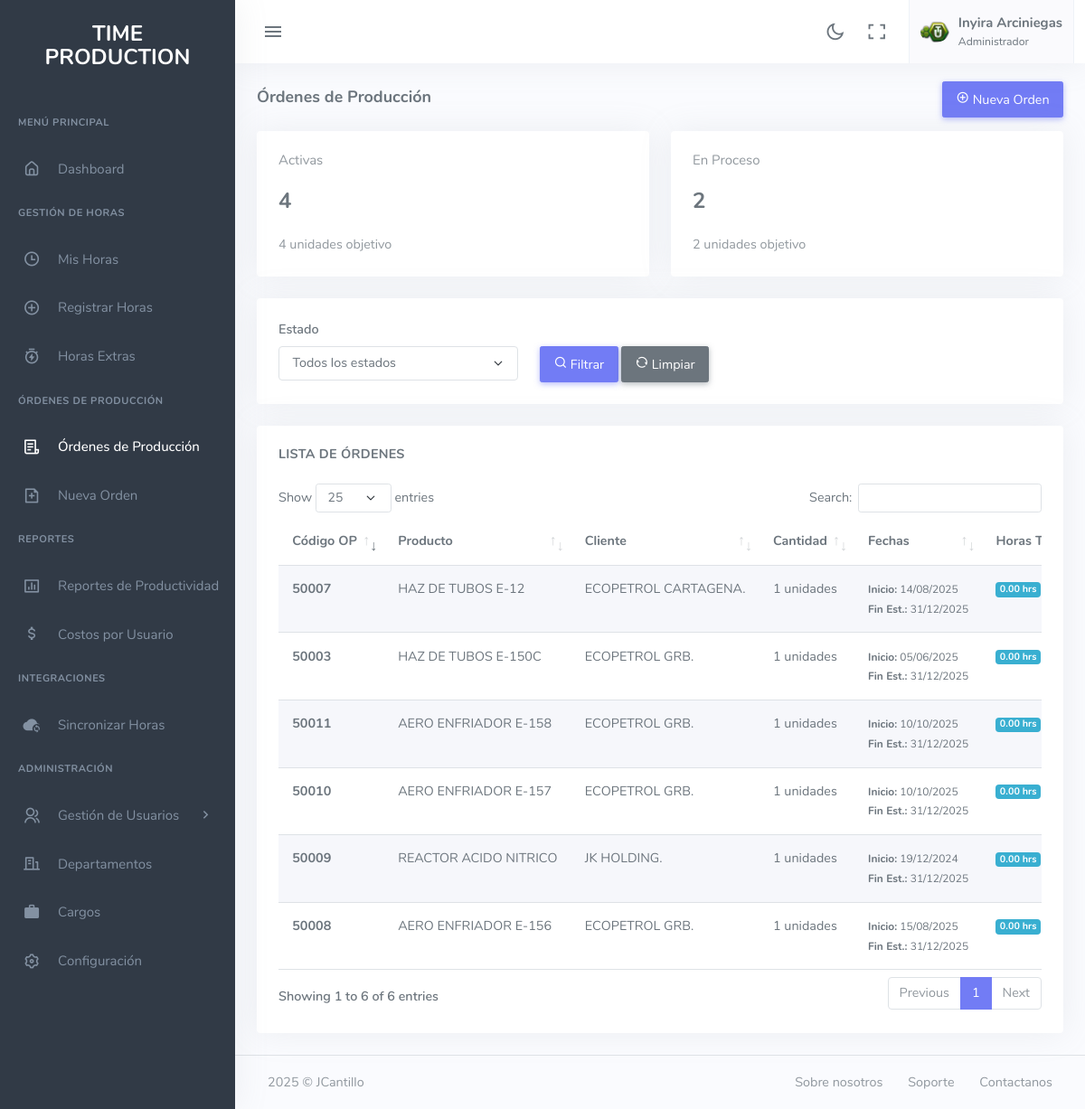
The app's page /ordenes-produccion.php (signed in) with its own data.
### tables this page shows
CREATE TABLE IF NOT EXISTS ordenes_produccion (
    id INT PRIMARY KEY AUTO_INCREMENT,
    codigo_op VARCHAR(50) NOT NULL UNIQUE,
    nombre_producto VARCHAR(150) NOT NULL,
    descripcion TEXT,
    cliente VARCHAR(100),
    cantidad_objetivo INT DEFAULT 0,
    unidad_medida VARCHAR(20) DEFAULT 'unidades',
    fecha_inicio DATE NOT NULL,
    fecha_fin_estimada DATE,
    fecha_fin_real DATE NULL,
    estado ENUM('activa', 'en_proceso', 'completada', 'cancelada') DEFAULT 'activa',
    prioridad ENUM('baja', 'media', 'alta', 'urgente') DEFAULT 'media',
    created_at TIMESTAMP DEFAULT CURRENT_TIMESTAMP,
    updated_at TIMESTAMP DEFAULT CURRENT_TIMESTAMP ON UPDATE CURRENT_TIMESTAMP,
    INDEX idx_codigo (codigo_op),
    INDEX idx_estado (estado),
    INDEX idx_fecha_inicio (fecha_inicio)
);

### includes/conn-db.php (called while the page is built, shortened)
<?php
if (!class_exists('Database')) {
    class Database {
        protected $conn_db;
        public function __construct() {
            try {
                $this->conn_db = new PDO(DB_DSN, DB_USER, DB_PASS, DB_OPTIONS);
                $this->conn_db->setAttribute(PDO::ATTR_STRINGIFY_FETCHES, false);
                return $this->conn_db;
            } catch(PDOException $e) {
                error_log("Error de conexión DB: " . $e->getMessage());
                if (defined('APP_ENV') && APP_ENV === 'development') {
                    die("Error al conectar a la DB: " . $e->getMessage());
                } else {
                    die("Error al conectar con la base de datos");
                }
            }
        }
        public function getConnection() {
            return $this->conn_db;
        }
    }
}

### includes/Class-ordenes-produccion.php (called while the page is built, shortened)
<?php
require_once 'conn-db.php';
class OrdenProduccion {
    private $conn;
    private $table_name = "ordenes_produccion";
    public function __construct() {
        $database = new Database();
        $this->conn = $database->getConnection();
    }
    public function obtenerOrdenes($filtros = []) {
        $query = "SELECT op.*,
                         COUNT(DISTINCT rh.id) as total_registros,
                         COUNT(DISTINCT rh.usuario_id) as total_usuarios,
                         COALESCE(SUM(rh.horas_trabajadas), 0) as horas_trabajadas
                  FROM " . $this->table_name . " op
                  LEFT JOIN registros_horas rh ON op.id = rh.orden_produccion_id AND rh.estado = 'registrado'
                  WHERE 1=1";
        $query .= " GROUP BY op.id
                    ORDER BY
                        CASE op.prioridad
                            WHEN 'urgente' THEN 1
                            WHEN 'alta' THEN 2
                            WHEN 'media' THEN 3
                            WHEN 'baja' THEN 4
                        END,
                        op.fecha_inicio DESC";
        $stmt = $this->conn->prepare($query);
        $stmt->execute();
        return $stmt->fetchAll(PDO::FETCH_ASSOC);
    }
    public function obtenerResumenPorEstado() {
        $query = "SELECT
                      estado,
                      COUNT(*) as total,
                      SUM(cantidad_objetivo) as suma_cantidad_objetivo
                  FROM " . $this->table_name . "
                  GROUP BY estado
                  ORDER BY
                      CASE estado
                          WHEN 'activa' THEN 1
                          WHEN 'en_proceso' THEN 2
                          WHEN 'pausada' THEN 3
                          WHEN 'completada' THEN 4
                          WHEN 'cancelada' THEN 5
                      END";
        $stmt = $this->conn->prepare($query);
        $stmt->execute();
        return $stmt->fetchAll(PDO::FETCH_ASSOC);
    }
}
?>

### ordenes-produccion.php (the view, shortened to what this page needs)
<?php
require_once 'includes/Class-ordenes-produccion.php';
$OrdenProduccion_class = new OrdenProduccion();
$filtros = [];
$ordenes = $OrdenProduccion_class->obtenerOrdenes($filtros);
$resumen_estados = $OrdenProduccion_class->obtenerResumenPorEstado();
?>
<!DOCTYPE html>
<html lang="es">
<head>
    <link href="assets/css/app-saas.min.css" rel="stylesheet" type="text/css" id="app-style" />
    <link href="assets/css/icons.min.css" rel="stylesheet" type="text/css" />
    <link href="assets/vendor/datatables.net-bs5/css/dataTables.bootstrap5.min.css" rel="stylesheet" type="text/css" />
</head>
<body>
    <div class="wrapper">
        <?php include("includes/header.php"); ?>
        <?php include("includes/sidebar.php"); ?>
        <div class="content-page">
            <div class="content">
                <div class="container-fluid">
                    <div class="row">
                        <div class="col-12">
                            <div class="page-title-box">
                                <?php if (isset($_SESSION['user_rol']) && ($_SESSION['user_rol'] === 'administrador' || $_SESSION['user_rol'] === 'Administrador')): ?>
                                <div class="page-title-right">
                                    <a href="add-orden-produccion.php" class="btn btn-primary">
                                        <i class="ri-add-circle-line"></i> Nueva Orden
                                    </a>
                                </div>
                                <?php endif; ?>
                                <h4 class="page-title">Órdenes de Producción</h4>
                            </div>
                        </div>
                    </div>
                    <div class="row">
                        <?php
                        $estados_config = [
                            'activa' => ['icon' => 'ri-play-circle-line', 'color' => 'primary', 'label' => 'Activas'],
                            'en_proceso' => ['icon' => 'ri-time-line', 'color' => 'info', 'label' => 'En Proceso'],
                            'pausada' => ['icon' => 'ri-pause-circle-line', 'color' => 'warning', 'label' => 'Pausadas'],
                            'completada' => ['icon' => 'ri-checkbox-circle-line', 'color' => 'success', 'label' => 'Completadas'],
                            'cancelada' => ['icon' => 'ri-close-circle-line', 'color' => 'danger', 'label' => 'Canceladas']
                        ];
                        foreach ($resumen_estados as $estado):
                            $config = $estados_config[$estado['estado']] ?? ['icon' => 'ri-file-list-line', 'color' => 'secondary', 'label' => ucfirst($estado['estado'])];
                        ?>
                        <div class="col-md-6 col-xl-2-4">
                            <div class="card widget-flat">
                                <div class="card-body">
                                    <h5 class="text-muted fw-normal mt-0"><?php echo $config['label']; ?></h5>
                                    <h3 class="mt-3 mb-3"><?php echo $estado['total']; ?></h3>
                                    <p class="mb-0 text-muted">
                                        <span class="text-nowrap">
                                            <?php echo number_format($estado['suma_cantidad_objetivo']); ?> unidades objetivo
                                        </span>
                                    </p>
                                </div>
                            </div>
                        </div>
                        <?php endforeach; ?>
                    </div>
                    <div class="row">
                        <div class="col-12">
                            <div class="card">
                                <div class="card-body">
                                    <form method="GET" action="" class="row g-3">
                                        <div class="col-md-4">
                                            <label for="estado" class="form-label">Estado</label>
                                            <select class="form-select" id="estado" name="estado">
                                                <option value="">Todos los estados</option>
                                            </select>
                                        </div>
                                        <div class="col-md-4">
                                            <label class="form-label">&nbsp;</label>
                                            <div>
                                                <button type="submit" class="btn btn-primary">
                                                    <i class="ri-search-line"></i> Filtrar
                                                </button>
                                                <a href="ordenes-produccion.php" class="btn btn-secondary">
                                                    <i class="ri-refresh-line"></i> Limpiar
                                                </a>
                                            </div>
                                        </div>
                                    </form>
                                </div>
                            </div>
                        </div>
                    </div>
                    <div class="row">
                        <div class="col-12">
                            <div class="card">
                                <div class="card-body">
                                    <h4 class="header-title mb-3">Lista de Órdenes</h4>
                                    <?php if (count($ordenes) > 0): ?>
                                    <div class="table-responsive">
                                        <table id="tabla-ordenes" class="table table-striped table-hover dt-responsive nowrap w-100">
                                            <thead>
                                                <tr>
                                                    <th>Código OP</th>
                                                    <th>Producto</th>
                                                    <th>Cliente</th>
                                                    <th>Cantidad</th>
                                                    <th>Fechas</th>
                                                    <th>Horas Trabajadas</th>
                                                </tr>
                                            </thead>
                                            <tbody>
                                                <?php foreach ($ordenes as $orden): ?>
                                                <tr>
                                                    <td><strong><?php echo htmlspecialchars($orden['codigo_op']); ?></strong></td>
                                                    <td><?php echo htmlspecialchars($orden['nombre_producto']); ?></td>
                                                    <td><?php echo htmlspecialchars($orden['cliente']); ?></td>
                                                    <td>
                                                        <?php echo number_format($orden['cantidad_objetivo']); ?> unidades
                                                    </td>
                                                    <td>
                                                        <small>
                                                            <strong>Inicio:</strong> <?php echo date('d/m/Y', strtotime($orden['fecha_inicio'])); ?><br>
                                                            <strong>Fin Est.:</strong> <?php echo date('d/m/Y', strtotime($orden['fecha_fin_estimada'])); ?>
                                                        </small>
                                                    </td>
                                                    <td>
                                                        <span class="badge bg-info">
                                                            <?php echo number_format($orden['horas_trabajadas'], 2); ?> hrs
                                                        </span>
                                                    </td>
                                                </tr>
                                                <?php endforeach; ?>
                                            </tbody>
                                        </table>
                                    </div>
                                    <?php endif; ?>
                                </div>
                            </div>
                        </div>
                    </div>
                </div>
            </div>
            <?php include("includes/footer.php"); ?>
        </div>
    </div>
</body>
</html>

### records on screen
ordenes_produccion: codigo_op "50007", nombre_producto "HAZ DE TUBOS E-12", cliente "ECOPETROL CARTAGENA.", cantidad_objetivo "1", fecha_inicio "14/08/2025", fecha_fin_estimada "31/12/2025", horas_trabajadas "0.00"
ordenes_produccion: codigo_op "50003", nombre_producto "HAZ DE TUBOS E-150C", cliente "ECOPETROL GRB.", cantidad_objetivo "1", fecha_inicio "05/06/2025", fecha_fin_estimada "31/12/2025", horas_trabajadas "0.00"
ordenes_produccion: codigo_op "50010", nombre_producto "AERO ENFRIADOR E-157", cliente "ECOPETROL GRB.", cantidad_objetivo "1", fecha_inicio "10/10/2025", fecha_fin_estimada "31/12/2025", horas_trabajadas "0.00"
ordenes_produccion: codigo_op "50011", nombre_producto "AERO ENFRIADOR E-158", cliente "ECOPETROL GRB.", cantidad_objetivo "1", fecha_inicio "10/10/2025", fecha_fin_estimada "31/12/2025", horas_trabajadas "0.00"
ordenes_produccion: codigo_op "50008", nombre_producto "AERO ENFRIADOR E-156", cliente "ECOPETROL GRB.", cantidad_objetivo "1", fecha_inicio "15/08/2025", fecha_fin_estimada "31/12/2025", horas_trabajadas "0.00"
ordenes_produccion: codigo_op "50009", nombre_producto "REACTOR ACIDO NITRICO", cliente "JK HOLDING.", cantidad_objetivo "1", fecha_inicio "19/12/2024", fecha_fin_estimada "31/12/2025", horas_trabajadas "0.00"

### other values on screen
$_SESSION['user_nombre'] "Inyira Arciniegas"
$_SESSION['user_rol'] "Administrador"
$config['label'] "Activas"
$estado['total'] "4"
$estado['suma_cantidad_objetivo'] "4"
$config['label'] "En Proceso"
$estado['total'] "2"
$estado['suma_cantidad_objetivo'] "2"
